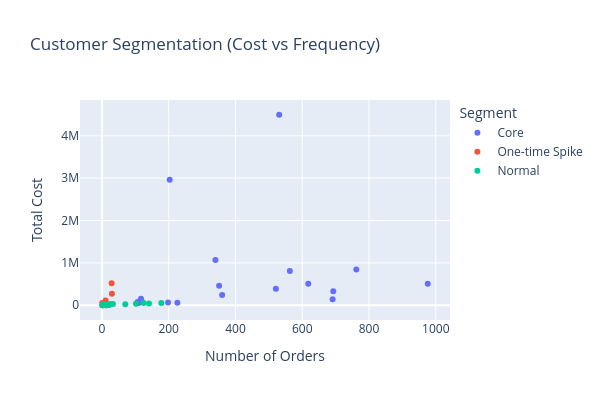

The cell this chart's notebook holds for it:
### Code cell
fig = px.scatter(
    customer_metrics,
    x="OrderCount",
    y="TotalCost",
    color="Segment",
    title="Customer Segmentation (Cost vs Frequency)",
    labels={"OrderCount":"Number of Orders", "TotalCost":"Total Cost"}
)
fig.update_layout(width=600, height=400)
fig.show()

### Figure 1 — Plotly figure (JSON) as saved in the notebook; plotly's stock layout.template omitted (floating-point values rounded to 4 significant figures)
{"data": [{"hovertemplate": "Segment=Core<br>Number of Orders=%{x}<br>Total Cost=%{y}<extra></extra>", "legendgroup": "Core", "marker": {"color": "#636efa", "symbol": "circle"}, "mode": "markers", "name": "Core", "orientation": "v", "showlegend": true, "type": "scatter", "x": [117, 198, 226, 976, 203, 351, 521, 531, 618, 118, 693, 107, 762, 563, 340, 360, 691, 110], "xaxis": "x", "y": [152400.0, 66420.0, 57640.0, 508500.0, 2963000.0, 459000.0, 392400.0, 4497000.0, 510400.0, 126600.0, 330900.0, 76680.0, 844200.0, 807700.0, 1069000.0, 240400.0, 140100.0, 55320.0], "yaxis": "y"}, {"hovertemplate": "Segment=One-time Spike<br>Number of Orders=%{x}<br>Total Cost=%{y}<extra></extra>", "legendgroup": "One-time Spike", "marker": {"color": "#EF553B", "symbol": "circle"}, "mode": "markers", "name": "One-time Spike", "orientation": "v", "showlegend": true, "type": "scatter", "x": [30, 29, 11, 1], "xaxis": "x", "y": [269200.0, 521600.0, 115000.0, 56130.0], "yaxis": "y"}, {"hovertemplate": "Segment=Normal<br>Number of Orders=%{x}<br>Total Cost=%{y}<extra></extra>", "legendgroup": "Normal", "marker": {"color": "#00cc96", "symbol": "circle"}, "mode": "markers", "name": "Normal", "orientation": "v", "showlegend": true, "type": "scatter", "x": [3, 1, 9, 12, 22, 141, 14, 102, 17, 70, 10, 125, 10, 5, 17, 33, 25, 6, 178, 3, 2], "xaxis": "x", "y": [6909.0, 214.5, 8650.0, 1964.0, 3660.0, 43830.0, 2526.0, 35990.0, 4213.0, 23490.0, 4990.0, 54060.0, 3590.0, 7476.0, 5389.0, 32430.0, 26900.0, 29560.0, 52300.0, 1222.0, 1558.0], "yaxis": "y"}], "layout": {"height": 400, "legend": {"title": {"text": "Segment"}, "tracegroupgap": 0}, "title": {"text": "Customer Segmentation (Cost vs Frequency)"}, "width": 600, "xaxis": {"anchor": "y", "autorange": true, "domain": [0, 1], "range": [-65.93, 1043.0], "title": {"text": "Number of Orders"}, "type": "linear"}, "yaxis": {"anchor": "x", "autorange": true, "domain": [0, 1], "range": [-347900.0, 4845000.0], "title": {"text": "Total Cost"}, "type": "linear"}}}
